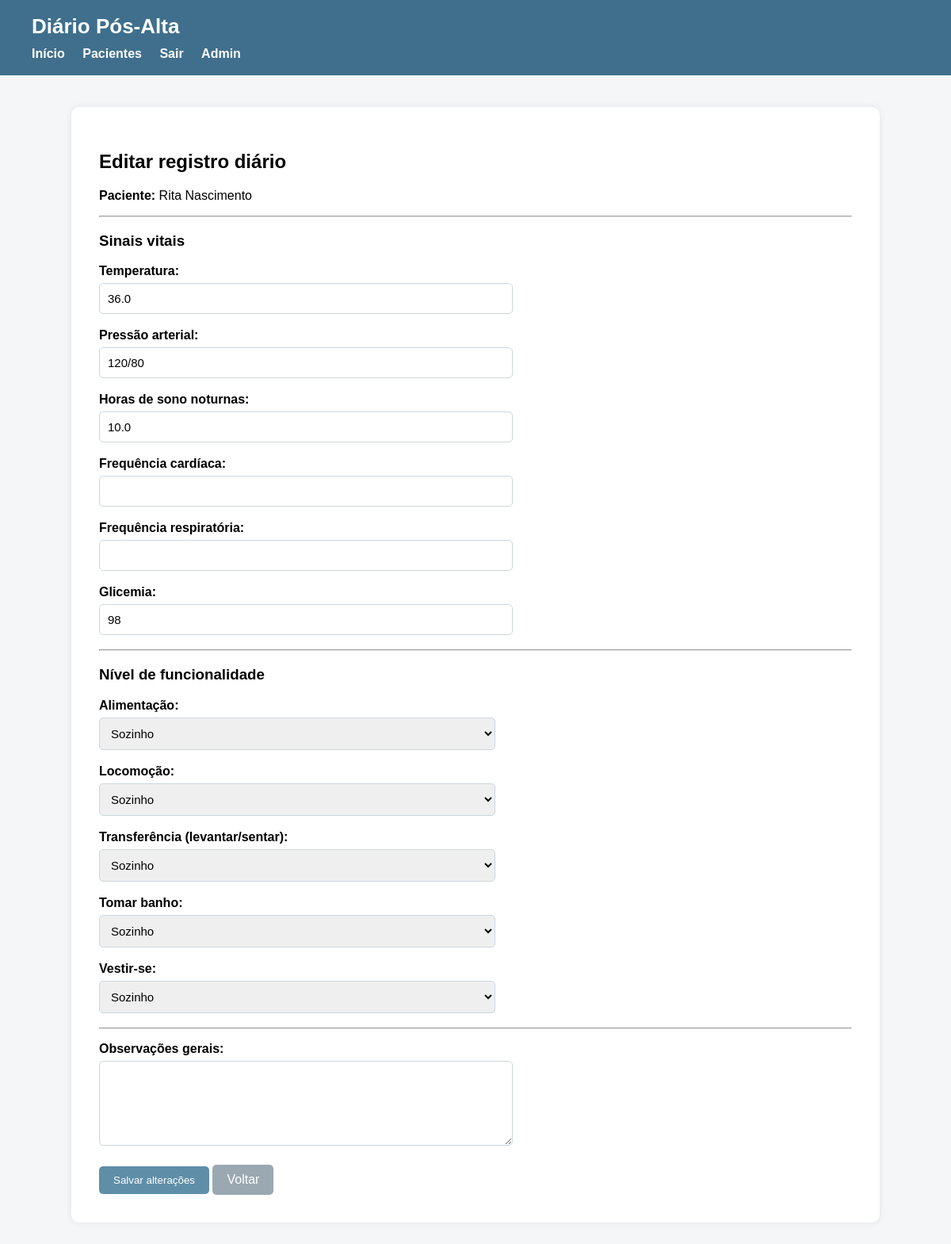
Page /registros/114/editar/ (signed in) on the committed database.
### core/models.py (models this page shows, shortened)
class RegistroDiario(models.Model):
    paciente = models.ForeignKey(Paciente, on_delete=models.CASCADE)
    data_registro = models.DateTimeField(auto_now_add=True)
    temperatura = models.DecimalField(max_digits=4, decimal_places=1)
    pressao_arterial = models.CharField(max_length=20)
    horas_sono = models.DecimalField(max_digits=4, decimal_places=1)
    frequencia_cardiaca = models.IntegerField(null=True, blank=True)
    frequencia_respiratoria = models.IntegerField(null=True, blank=True)
    glicemia = models.IntegerField(null=True, blank=True)
    OPCOES_FUNCIONALIDADE = [
        ('sozinho', 'Sozinho'),
        ('com_auxilio', 'Com auxílio'),
        ('nao_realizou', 'Não realizou'),
    ]
    alimentacao = models.CharField(max_length=20, choices=OPCOES_FUNCIONALIDADE)
    locomocao = models.CharField(max_length=20, choices=OPCOES_FUNCIONALIDADE)
    transferencia = models.CharField(max_length=20, choices=OPCOES_FUNCIONALIDADE)
    banho = models.CharField(max_length=20, choices=OPCOES_FUNCIONALIDADE)
    vestir_se = models.CharField(max_length=20, choices=OPCOES_FUNCIONALIDADE)
    observacoes = models.TextField(blank=True)

class Paciente(models.Model):
    usuario = models.ForeignKey(User, on_delete=models.CASCADE)
    nome = models.CharField(max_length=100)
    idade = models.IntegerField()
    diagnostico = models.CharField(max_length=200)
    data_alta = models.DateField()

### core/views.py (the view, shortened to what this page needs)
# urls.py: path('registros/<int:registro_id>/editar/', views.editar_registro, name='editar_registro'),
@login_required
def editar_registro(request, registro_id):
    registro = RegistroDiario.objects.get(id=registro_id)
    contexto = {
        'registro': registro
    }
    return render(request, 'core/editar_registro.html', contexto)

### core/templates/core/editar_registro.html (shortened to what this page needs)
{% extends 'core/base.html' %}
{% block content %}
<h2>Editar registro diário</h2>
<p><strong>Paciente:</strong> {{ registro.paciente.nome }}</p>
<hr>
<form method="post" class="formulario">
    <h3>Sinais vitais</h3>
    <p>
        <label>Temperatura:</label><br>
        <input type="number" step="0.1" name="temperatura" value="{{ registro.temperatura|stringformat:'s' }}" required>
    </p>
    <p>
        <label>Pressão arterial:</label><br>
        <input type="text" name="pressao_arterial" value="{{ registro.pressao_arterial }}" required>
    </p>
    <p>
        <label>Horas de sono noturnas:</label><br>
        <input type="number" step="0.1" name="horas_sono" value="{{ registro.horas_sono|stringformat:'s' }}" required>
    </p>
    <p>
        <label>Frequência cardíaca:</label><br>
        <input type="number" name="frequencia_cardiaca" value="{{ registro.frequencia_cardiaca }}">
    </p>
    <p>
        <label>Frequência respiratória:</label><br>
        <input type="number" name="frequencia_respiratoria" value="{{ registro.frequencia_respiratoria }}">
    </p>
    <p>
        <label>Glicemia:</label><br>
        <input type="number" name="glicemia" value="{{ registro.glicemia }}">
    </p>
    <hr>
    <h3>Nível de funcionalidade</h3>
    <p>
        <label>Alimentação:</label><br>
        <select name="alimentacao" required>
            <option value="sozinho" {% if registro.alimentacao == 'sozinho' %}selected{% endif %}>Sozinho</option>
        </select>
    </p>
    <p>
        <label>Locomoção:</label><br>
        <select name="locomocao" required>
            <option value="sozinho" {% if registro.locomocao == 'sozinho' %}selected{% endif %}>Sozinho</option>
        </select>
    </p>
    <p>
        <label>Transferência (levantar/sentar):</label><br>
        <select name="transferencia" required>
            <option value="sozinho" {% if registro.transferencia == 'sozinho' %}selected{% endif %}>Sozinho</option>
        </select>
    </p>
    <p>
        <label>Tomar banho:</label><br>
        <select name="banho" required>
            <option value="sozinho" {% if registro.banho == 'sozinho' %}selected{% endif %}>Sozinho</option>
        </select>
    </p>
    <p>
        <label>Vestir-se:</label><br>
        <select name="vestir_se" required>
            <option value="sozinho" {% if registro.vestir_se == 'sozinho' %}selected{% endif %}>Sozinho</option>
        </select>
    </p>
    <hr>
    <p>
        <label>Observações gerais:</label><br>
        <textarea name="observacoes" rows="5" cols="50">{{ registro.observacoes }}</textarea>
    </p>
    <div class="grupo-botoes">
        <button type="submit" class="botao">Salvar alterações</button>
        <a href="/registros/{{ registro.id }}/" class="botao botao-secundario">Voltar</a>
    </div>
</form>
{% endblock %}

### core/templates/core/base.html (style rules this page uses)
body { background-color: #f4f6f8; font-family: Arial, Helvetica, sans-serif; margin: 0; padding: 0; }
.botao { display: inline-block; background-color: #5f8ea8; color: white; padding: 10px 18px; border-radius: 5px; text-decoration: none; border: none; cursor: pointer; }
.botao-secundario { background-color: #9aa8b2; }
.formulario p { margin-bottom: 18px; }
.formulario label { font-weight: bold; }
.formulario input, .formulario select, .formulario textarea { width: 100%; max-width: 500px; padding: 10px; margin-top: 6px; border: 1px solid #ccd6dd; border-radius: 5px; font-size: 15px; }
.grupo-botoes { margin-top: 20px; }

### rows in the picture
RegistroDiario: paciente.nome "Rita Nascimento", temperatura "36.0", pressao_arterial "120/80", horas_sono "10.0", glicemia "98", alimentacao "Sozinho", locomocao "Sozinho", transferencia "Sozinho", banho "Sozinho", vestir_se "Sozinho"
